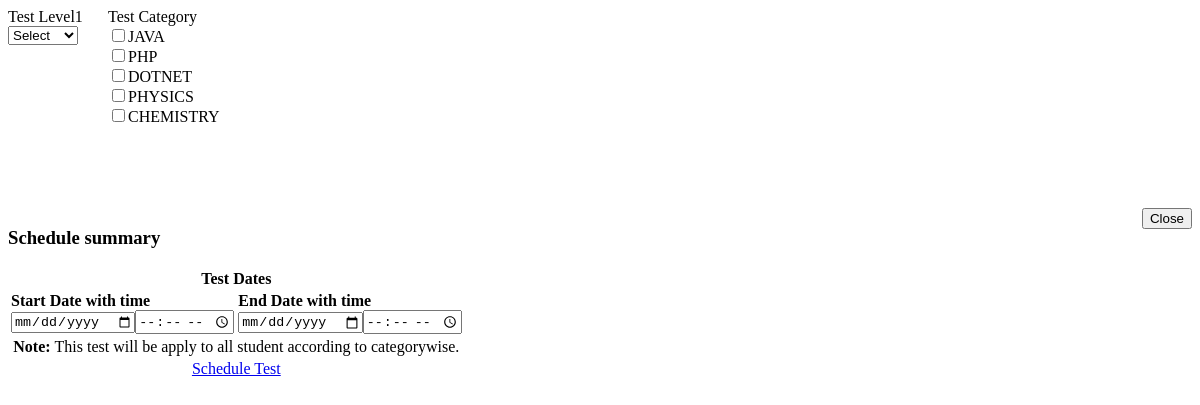
Screenshot of /php/schedule_student_test.php with the database file from the repository.
### tables this page shows
CREATE TABLE IF NOT EXISTS `category` (
  `id` int(10) NOT NULL AUTO_INCREMENT,
  `category_name` varchar(100) NOT NULL,
  `isActive` tinyint(1) NOT NULL DEFAULT '1',
  PRIMARY KEY (`id`)
);

### php/schedule_student_test.php (the view, shortened to what this page needs)
<!DOCTYPE html>
<html>
<head>
    <link rel="stylesheet" type="text/css" href="../css/font-awesome.min.css" />
</head>
<body>
<div class="panel-body">
    <div class="row">
        <div class="col-xs-6 col-sm-8 col-md-10 col-lg-12">
            <div class="row">
                <div class="col-xs-12 col-md-5 col-lg-5 pull-left">
                    <div class="panel panel-default height">
                        <div class="panel-heading">Test Level1</div>
						<div class="panel-body">
                             <div class="form-group" style="width:100px;">
							  <select class="form-control" name="testlevel" id="testcategory">
								<option value="" selected>Select</option>
							  </select>
							  </div>
                        </div>
						</div>
                </div>
                <div class="col-xs-12 col-md-6 col-lg-6">
                    <div class="panel panel-default height">
					   <div class="panel-heading">Test Category</div>
						<div class="panel-body">
						<form>
						<div class="form-group" style="margin-left:20px;">
						<?php
							$sql = "select * from category";
							$result = mysql_query($sql) or die(mysql_error());
							while($row = mysql_fetch_object($result))
							{
						?>
							<div class="checkbox">
							  <label><input type="checkbox" value="<?php echo strtolower($row->category_name);?>" name="testlevel" class="chkb"><?php echo strtoupper($row->category_name); ?></label>
							</div>
							<?php } ?>
							</div>
							</form>
						</div>
                    </div>
                </div>
				<div class="col-xs-12 col-md-1 col-lg-1">
				<div class="affix-btn">
                    <button name="submit" type="submit" value="Save" class="btn pull-right closediv" data-offset-top="0">Close</button>
                </div>
				</div>
            </div>
        </div>
    </div>
    <div class="row">
        <div class="col-md-12">
            <div class="panel panel-default">
                <div class="panel-heading">
                    <h3 class="text-center"><strong>Schedule summary</strong></h3>
                </div>
                <div class="panel-body">
                    <div class="table-responsive">
                        <table class="table table-condensed">
                            <thead>
                                <tr class="info">
                                    <td class="text-center" align="center" colspan="2"><strong>Test Dates</strong></td>
                                </tr>
								<tr>
                                    <td class="text-center"><strong>Start Date with time</strong>
									<div class="form-group">
										<input type="date" name="startdate" id="startdate" value=""/><input type="time" name="starttime" id="starttime" value=""/><span class="glyphicon glyphicon-calendar pull-center"></span>
										</div></td>
										<td class="text-center"><strong>End Date with time</strong> <div class="form-group">
										<input type="date" name="enddate" id="enddate" value=""/><input type="time" name="endtime" id="endtime" value=""/><span class="glyphicon glyphicon-calendar pull-center"></span>
										</div></td>
                                </tr>
                            </thead>
                            <tbody>
                                <tr>
                                    <td colspan="2" align="center"><b>Note: </b>This test will be apply to all student according to categorywise.</td>
                                </tr>
								<tr>
								<td colspan='2' align='center'>
								<a href="#" class="btn btn-success scheduledtest"> Schedule Test</a></td></tr>
                            </tbody>
                        </table>
                    </div>
                </div>
            </div>
        </div>
    </div>
</div>
</body>
</html>

### php/schedule_student_test.php (style rules this page uses)
.height { min-height: 200px; }

### rows the page displays
category: category_name "JAVA"
category: category_name "PHP"
category: category_name "DOTNET"
category: category_name "PHYSICS"
category: category_name "CHEMISTRY"
